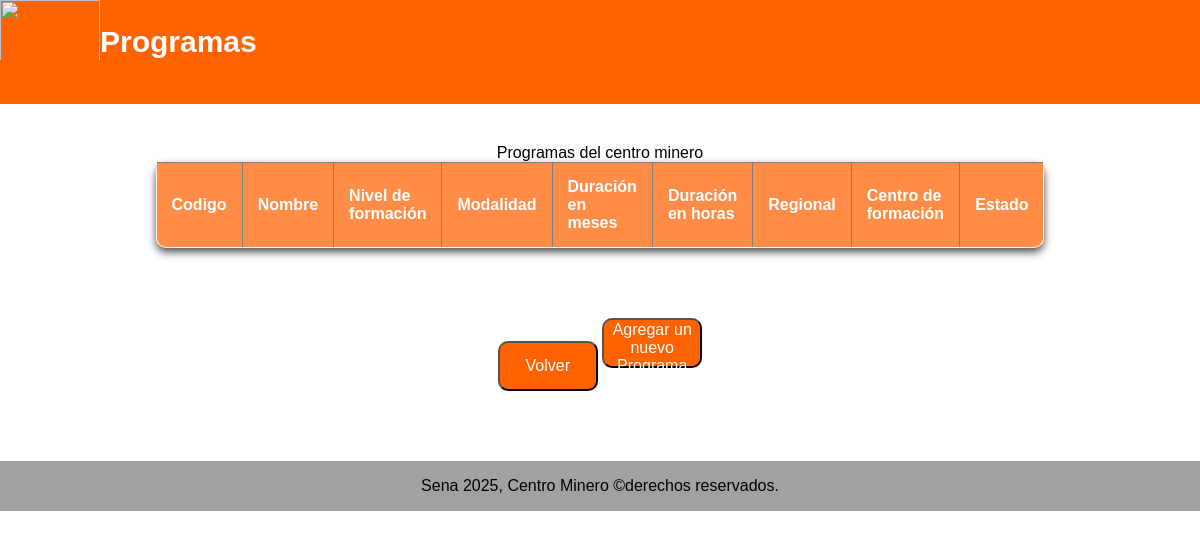
The page /programas/ on the database as committed earlier.
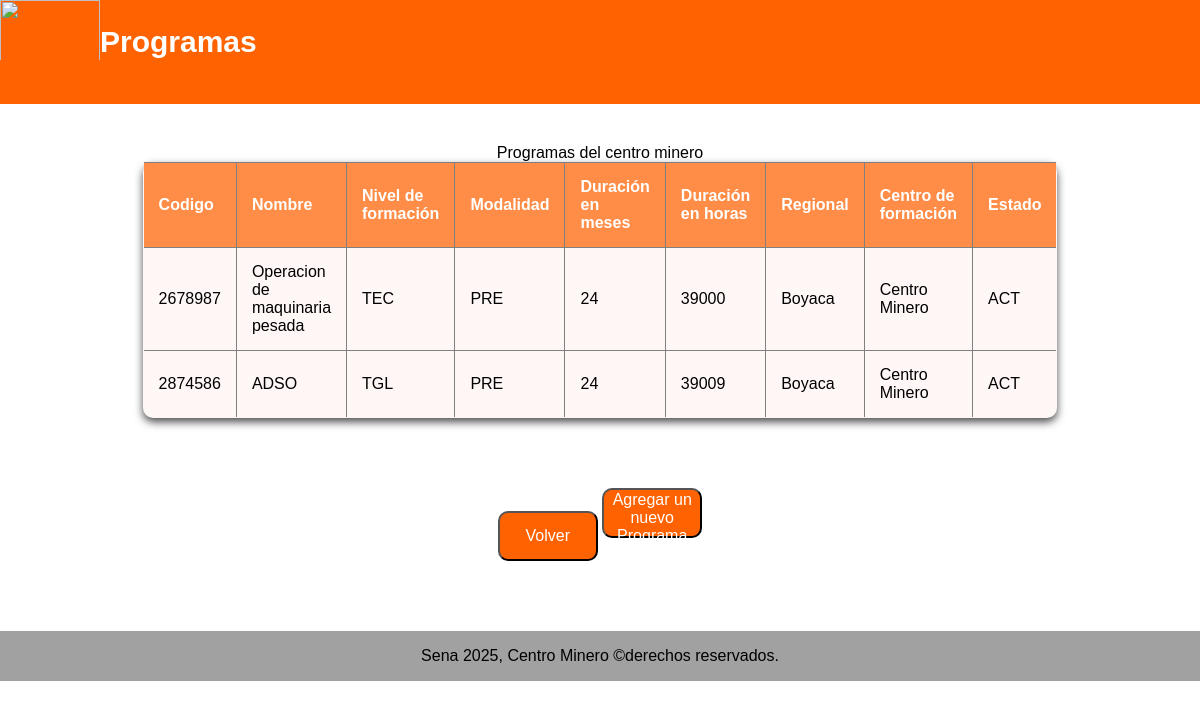
The same page on the database as committed later.
### programas/models.py (models this page shows, shortened)
class Programa(models.Model):
    NIVEL_FORMACION_CHOICES =[
        ('AUX', 'Auxiliar'),
        ('OPE', 'Operario'),
        ('TEC', 'Tecnico'),
        ('TGL', 'Tecnologo'),
        ('ESP', 'Especializacion tecnologica'),
        ('COM', 'Complementario'),
    ]
    MODALIDAD_CHOICES = [
        ('PRE', 'Presencial'),
        ('VIR', 'Virtual'),
        ('MIX', 'Mixta'),
    ]
    ESTADO_CHOICES =[
        ('ACT', 'Activo'),
        ('INA', 'Inactivo'),
        ('SUS', 'Suspendido'),
        ('CAN', 'Cancelado'),
    ]
    codigo = models.CharField(max_length=20, unique=True)
    nombre = models.CharField(max_length=100,)
    nivel_formacion = models.CharField(max_length=3, choices=NIVEL_FORMACION_CHOICES)
    modalidad = models.CharField(max_length=3, choices=MODALIDAD_CHOICES)
    duracion_meses = models.PositiveIntegerField(verbose_name="duracion en meses")
    duracion_horas = models.PositiveIntegerField(verbose_name="Duarcion  en horas")
    descripcion = models.TextField(verbose_name="Descripcion del programa")
    competencias = models.TextField(verbose_name="Competencias del programa")
    perfil_egreso = models.TextField(verbose_name="Perfil de egreso")
    requisitos_ingreso = models.TextField(verbose_name="requisistos para entrar al programa")
    centro_formacion = models.CharField(max_length=200)
    regional = models.CharField(max_length=100)
    estado = models.CharField(max_length=3, choices=ESTADO_CHOICES, default='ACT')
    fecha_creacion = models.DateField(verbose_name="fecha de creacion del programa")
    fecha_registro = models.DateField(verbose_name="fecha de registro")

### programas/views.py (the view)
# urls.py: path('programas/', views.programas, name='programas'),
def programas(request):
    lista_programas = Programa.objects.all()
    template = loader.get_template('programas.html')
    context ={
        'programas' : lista_programas,
    }
    return HttpResponse(template.render(context, request))

### programas/templates/programas.html (shortened to what this page needs)
<html lang="es">
<head>
</head>
<body>
    <nav>
        <img src="https://www.thearchipielagopress.co/wp-content/uploads/2020/10/sena-1800.jpg" alt="" class="sena-img">
        <div><h1 class="titulo-nav">Programas</h1></div>
    </nav>
    <table border="1" cellspacing="0" cellpadding="7">
        <caption>Programas del centro minero</caption>
        <thead>
            <tr>
                <th>Codigo</th>
                <th>Nombre</th>
                <th>Nivel de formación</th>
                <th>Modalidad</th>
                <th>Duración en meses</th>
                <th>Duración en horas</th>
                <th>Regional</th>
                <th>Centro de formación</th>
                <th>Estado</th>
            </tr>
        </thead>
        <tbody>
            {% for i in programas %}
            <tr>
                <td>{{ i.codigo }}</td>
                <td>{{ i.nombre }}</td>
                <td>{{ i.nivel_formacion }}</td>
                <td>{{ i.modalidad }}</td>
                <td>{{ i.duracion_meses }}</td>
                <td>{{ i.duracion_horas }}</td>
                <td>{{ i.regional }}</td>
                <td>{{ i.centro_formacion }}</td>
                <td>{{ i.estado }}</td>
            </tr>
            {% endfor %}
        </tbody>
    </table>
    <a href="/"><button>Volver</button></a>
    <a href="/crear_programa/"><button>Agregar un nuevo Programa</button></a>
    <footer>Sena 2025, Centro Minero ©derechos reservados.</footer>
</body>
</html>

Rows that differ between the two databases and show on the page:
added Programa: codigo "2678987", nombre "Operacion de maquinaria pesada", nivel_formacion "TEC", modalidad "PRE", duracion_meses "24", duracion_horas "39000", regional "Boyaca", centro_formacion "Centro Minero", estado "ACT"
added Programa: codigo "2874586", nombre "ADSO", nivel_formacion "TGL", modalidad "PRE", duracion_meses "24", duracion_horas "39009", regional "Boyaca", centro_formacion "Centro Minero", estado "ACT"
